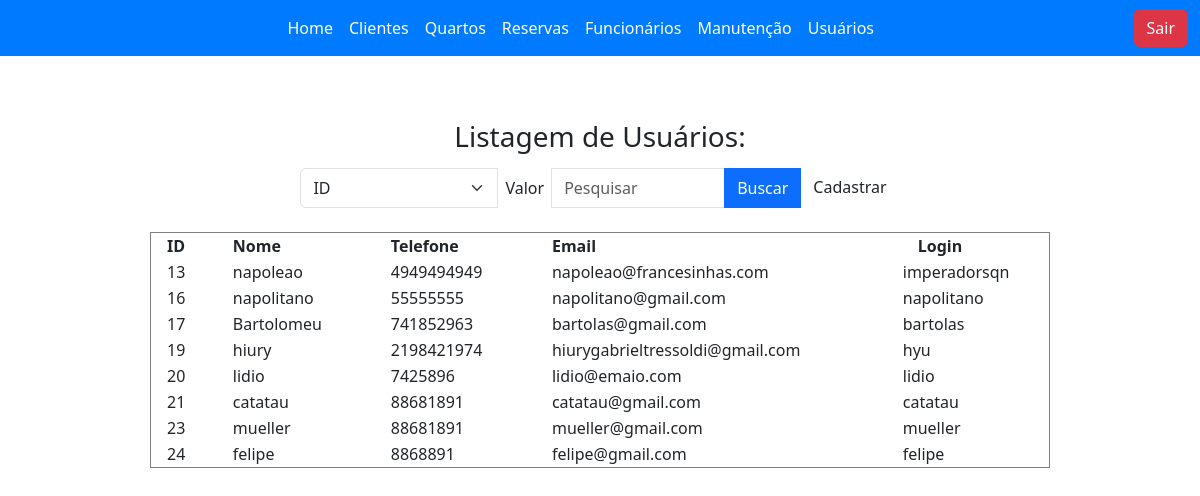
Screenshot of /view/usuarioList.php with the database file from the repository.
### tables this page shows
CREATE TABLE `usuario` (
  `id` int(11) NOT NULL,
  `nome` varchar(100) NOT NULL,
  `telefone` varchar(20) NOT NULL,
  `email` varchar(100) NOT NULL,
  `login` varchar(20) DEFAULT NULL,
  `senha` varchar(150) DEFAULT NULL
);

### model/DB.class.php (called while the page is built, shortened)
<?php
class BD
{
    private $host = "php-mysql";
    private $dbname = "db_aula";
    private $port = 3306;
    private $usuario = "root";
    private $senha = "root";
    private $db_charset = "utf8";
    public function conn()
    {
        $conn = "mysql:host=$this->host;dbname=$this->dbname;port=$this->port";
        return new PDO(
            $conn,
            $this->usuario,
            $this->senha,
            [PDO::MYSQL_ATTR_INIT_COMMAND => "SET NAMES " . $this->db_charset]
        );
    }
    public function select($nome_tabela)
    {
        $conn = $this->conn();
        $sql = "SELECT * FROM $nome_tabela;";
        $st = $conn->prepare($sql);
        $st->execute();
        return $st->fetchAll(PDO::FETCH_CLASS);
    }
}

### controller/usuarioController.php (called while the page is built, shortened)
<?php
include "../model/DB.class.php";
class usuarioController
{
    private $model;
    private $table = "usuario";
    public function __construct()
    {
        $this->model = new BD();
    }
    public function carregar()
    {
        return $this->model->select($this->table);
    }
}

### view/usuarioList.php (the view, shortened to what this page needs)
<?php
include_once '../controller/usuarioController.php';
include "base/header.php";
$usuario = new usuarioController();
if (!empty($_POST)) {
    $load = $usuario->pesquisar($_POST);
} else {
    $load = $usuario->carregar();
}
?>
<div class="d-flex justify-content-center">
</div>
<div class="p-5 w-100 d-flex justify-content-center">
    <h3 style="margin-bottom: -3rem;">Listagem de Usuários:</h3>
</div>
<div class="d-flex w-100 justify-content-center">
    <div class="d-flex w-75 justify-content-center flex-wrap">
        <div class="row">
            <form action="usuarioList.php" class="mb-4" method="post">
                <div class="input-group">
                    <select name="campo" class="form-select">
                        <option value="id">ID</option>
                    </select>
                    <label class="p-2">Valor</label>
                    <input type="text" name="valor" class="form-control" placeholder="Pesquisar" />
                    <button type="submit" class="btn btn-primary">Buscar</button>
                    <a class="btn btn-tertiary" href="./RegistrarUsuarioForm.php">Cadastrar</a>
                </div>
            </form>
        </div>
        <div class="row w-100">
            <table border="1" style="margin-bottom: 3rem;">
                <tr>
                    <th style="padding-left: 1rem; padding-right: 1rem;">ID</th>
                    <th style="padding-left: 1rem; padding-right: 1rem;">Nome</th>
                    <th style="padding-left: 1rem; padding-right: 1rem;">Telefone</th>
                    <th style="padding-left: 1rem; padding-right: 1rem;">Email</th>
                    <th style="padding-left: 1rem; padding-right: 1rem;">Login</th>
                    <th></th>
                    <th></th>
                </tr>
                <?php
                foreach ($load as $item) {
                    echo "<tr>";
                    echo "<td style='padding-left: 1rem; padding-right: 1rem;'>" . $item->id . "</td>";
                    echo "<td style='padding-left: 1rem; padding-right: 1rem;'>" . $item->nome . "</td>";
                    echo "<td style='padding-left: 1rem; padding-right: 1rem;'>" . $item->telefone . "</td>";
                    echo "<td style='padding-left: 1rem; padding-right: 1rem;'>" . $item->email . "</td>";
                    echo "<td>" . $item->login . "</td>";
                    echo "</tr>";
                }
                ?>
            </table>
        </div>
    </div>
</div>

### rows the page displays
usuario: id "13", nome "napoleao", telefone "4949494949", email "napoleao@francesinhas.com", login "imperadorsqn"
usuario: id "16", nome "napolitano", telefone "55555555", email "napolitano@gmail.com", login "napolitano"
usuario: id "17", nome "Bartolomeu", telefone "741852963", email "bartolas@gmail.com", login "bartolas"
usuario: id "19", nome "hiury", telefone "2198421974", email "hiurygabrieltressoldi@gmail.com", login "hyu"
usuario: id "20", nome "lidio", telefone "7425896", email "lidio@emaio.com", login "lidio"
usuario: id "21", nome "catatau", telefone "88681891", email "catatau@gmail.com", login "catatau"
usuario: id "23", nome "mueller", telefone "88681891", email "mueller@gmail.com", login "mueller"
usuario: id "24", nome "felipe", telefone "8868891", email "felipe@gmail.com", login "felipe"
